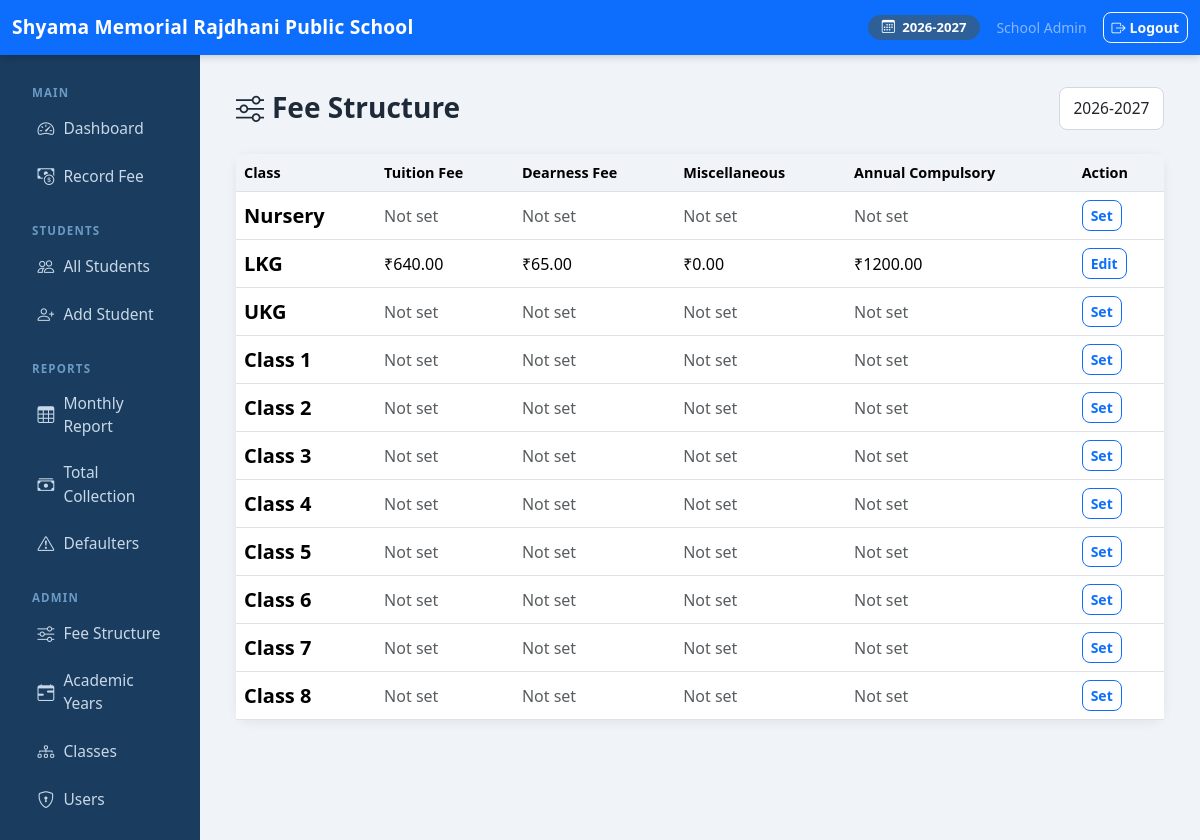
Screenshot of /fees/structure/ (signed in) with the database file from the repository.
### students/models.py (models this page shows, shortened)
class AcademicYear(models.Model):
    name = models.CharField(max_length=20, unique=True)  # e.g. "2026-2027"
    start_date = models.DateField()
    end_date = models.DateField()
    is_current = models.BooleanField(default=False)
    class Meta:
        ordering = ['-start_date']
    @classmethod
    def get_current(cls):
        return cls.objects.filter(is_current=True).first()

class SchoolClass(models.Model):
    name = models.CharField(max_length=50, unique=True)  # e.g. "Class 1", "Class 5A"
    order = models.PositiveSmallIntegerField(default=0)
    class Meta:
        ordering = ['order', 'name']

### accounts/models.py (models this page shows, shortened)
class CustomUser(AbstractUser):
    ROLE_ADMIN = 'admin'
    ROLE_TEACHER = 'teacher'
    ROLE_CHOICES = [
        (ROLE_ADMIN, 'Admin'),
        (ROLE_TEACHER, 'Teacher'),
    ]
    role = models.CharField(max_length=10, choices=ROLE_CHOICES, default=ROLE_TEACHER)
    def is_admin(self):
        return self.role == self.ROLE_ADMIN

### fees/models.py (models this page shows, shortened)
class FeeStructure(models.Model):
    academic_year = models.ForeignKey(AcademicYear, on_delete=models.CASCADE, related_name='fee_structures')
    school_class = models.ForeignKey(SchoolClass, on_delete=models.CASCADE, related_name='fee_structures')
    tuition_fee = models.DecimalField(max_digits=10, decimal_places=2, default=0)
    dearness_fee = models.DecimalField(max_digits=10, decimal_places=2, default=0)
    miscellaneous_fee = models.DecimalField(max_digits=10, decimal_places=2, default=0)
    annual_compulsory = models.DecimalField(max_digits=10, decimal_places=2, default=0)
    class Meta:
        unique_together = [('academic_year', 'school_class')]

### fees/views.py (the view)
# urls.py: path('structure/', views.fee_structure_list, name='structure_list'),
@login_required
@admin_required
def fee_structure_list(request):
    year = AcademicYear.get_current()
    year_id = request.GET.get('year_id', '')
    if year_id:
        year = get_object_or_404(AcademicYear, pk=year_id)
    classes = SchoolClass.objects.all()
    structures = {s.school_class_id: s for s in FeeStructure.objects.filter(academic_year=year)}
    all_years = AcademicYear.objects.all()
    return render(request, 'fees/structure_list.html', {
        'classes': classes, 'structures': structures, 'year': year, 'all_years': all_years,
    })

### fees/templatetags/fees_tags.py (called while the page is built)
@register.simple_tag
def current_year_display():
    year = AcademicYear.get_current()
    return year.name if year else 'No Active Year'

@register.filter
def get_item(dictionary, key):
    return dictionary.get(key)

### templates/fees/structure_list.html (shortened to what this page needs)
{% extends "base.html" %}
{% load fees_tags %}
{% block content %}
<div class="d-flex justify-content-between align-items-center mb-4 flex-wrap gap-2">
  <h3 class="fw-bold mb-0"><i class="bi bi-sliders me-2"></i>Fee Structure</h3>
  <form method="get" class="d-flex gap-2 align-items-center">
    <select name="year_id" class="form-select" onchange="this.form.submit()">
      {% for y in all_years %}<option value="{{ y.pk }}" {% if y == year %}selected{% endif %}>{{ y.name }}</option>{% endfor %}
    </select>
  </form>
</div>
<div class="card">
  <div class="table-responsive">
    <table class="table table-hover mb-0">
      <thead><tr><th>Class</th><th>Tuition Fee</th><th>Dearness Fee</th><th>Miscellaneous</th><th>Annual Compulsory</th><th>Action</th></tr></thead>
      <tbody>
        {% for c in classes %}
        {% with s=structures|get_item:c.pk %}
        <tr>
          <td class="fw-semibold fs-5">{{ c.name }}</td>
          <td>{% if s %}₹{{ s.tuition_fee }}{% else %}<span class="text-muted">Not set</span>{% endif %}</td>
          <td>{% if s %}₹{{ s.dearness_fee }}{% else %}<span class="text-muted">Not set</span>{% endif %}</td>
          <td>{% if s %}₹{{ s.miscellaneous_fee }}{% else %}<span class="text-muted">Not set</span>{% endif %}</td>
          <td>{% if s %}₹{{ s.annual_compulsory }}{% else %}<span class="text-muted">Not set</span>{% endif %}</td>
          <td><a href="{% url 'fees:structure_edit' year.pk c.pk %}" class="btn btn-outline-primary btn-sm">{% if s %}Edit{% else %}Set{% endif %}</a></td>
        </tr>
        {% endwith %}
        {% empty %}
        <tr><td colspan="5" class="text-center text-muted py-4">No classes found. <a href="{% url 'students:class_add' %}">Add a class</a> first.</td></tr>
        {% endfor %}
      </tbody>
    </table>
  </div>
</div>
{% endblock %}

### templates/base.html (shortened to what this page needs)
<!DOCTYPE html>
<html lang="en">
<head>
  <link href="https://cdn.jsdelivr.net/npm/bootstrap@5.3.3/dist/css/bootstrap.min.css" rel="stylesheet">
  <link href="https://cdn.jsdelivr.net/npm/bootstrap-icons@1.11.3/font/bootstrap-icons.min.css" rel="stylesheet">
</head>
<body>
{% if user.is_authenticated %}
<nav class="navbar navbar-dark bg-primary no-print">
  <div class="container-fluid">
    <span class="navbar-brand">Shyama Memorial Rajdhani Public School</span>
    <div class="d-flex align-items-center gap-3">
      {% with year=request.session.current_year %}
      <span class="year-badge">
        <i class="bi bi-calendar3 me-1"></i>
        {% load fees_tags %}{% current_year_display %}
      </span>
      {% endwith %}
      <span class="text-white-50 small">{{ user.get_full_name|default:user.username }}</span>
      <a href="{% url 'accounts:logout' %}" class="btn btn-outline-light btn-sm">
        <i class="bi bi-box-arrow-right me-1"></i>Logout
      </a>
    </div>
  </div>
</nav>
<div class="container-fluid">
  <div class="row">
    <div class="col-md-2 sidebar no-print py-3">
      <div class="sidebar-heading">Main</div>
      <ul class="nav flex-column">
        <li class="nav-item">
          <a class="nav-link {% if request.resolver_match.url_name == 'dashboard' %}active{% endif %}" href="{% url 'fees:dashboard' %}">
            <i class="bi bi-speedometer2"></i> Dashboard
          </a>
        </li>
        <li class="nav-item">
          <a class="nav-link {% if 'fee_entry' in request.resolver_match.url_name %}active{% endif %}" href="{% url 'fees:fee_entry_select' %}">
            <i class="bi bi-cash-coin"></i> Record Fee
          </a>
        </li>
      </ul>
      <div class="sidebar-heading mt-2">Students</div>
      <ul class="nav flex-column">
        <li class="nav-item">
          <a class="nav-link" href="{% url 'students:list' %}">
            <i class="bi bi-people"></i> All Students
          </a>
        </li>
        <li class="nav-item">
          <a class="nav-link" href="{% url 'students:add' %}">
            <i class="bi bi-person-plus"></i> Add Student
          </a>
        </li>
      </ul>
      <div class="sidebar-heading mt-2">Reports</div>
      <ul class="nav flex-column">
        <li class="nav-item">
          <a class="nav-link" href="{% url 'fees:monthly_report' %}">
            <i class="bi bi-table"></i> Monthly Report
          </a>
        </li>
        <li class="nav-item">
          <a class="nav-link" href="{% url 'fees:total_collection' %}">
            <i class="bi bi-cash-stack"></i> Total Collection
          </a>
        </li>
        <li class="nav-item">
          <a class="nav-link" href="{% url 'fees:defaulters' %}">
            <i class="bi bi-exclamation-triangle"></i> Defaulters
          </a>
        </li>
      </ul>
      {% if user.is_admin %}
      <div class="sidebar-heading mt-2">Admin</div>
      <ul class="nav flex-column">
        <li class="nav-item">
          <a class="nav-link" href="{% url 'fees:structure_list' %}">
            <i class="bi bi-sliders"></i> Fee Structure
          </a>
        </li>
        <li class="nav-item">
          <a class="nav-link" href="{% url 'students:year_list' %}">
            <i class="bi bi-calendar-range"></i> Academic Years
          </a>
        </li>
        <li class="nav-item">
          <a class="nav-link" href="{% url 'students:class_list' %}">
            <i class="bi bi-diagram-3"></i> Classes
          </a>
        </li>
        <li class="nav-item">
          <a class="nav-link" href="{% url 'accounts:user_list' %}">
            <i class="bi bi-shield-lock"></i> Users
          </a>
        </li>
      </ul>
      {% endif %}
    </div>
    <div class="col-md-10 main-content">
      {% block content %}{% endblock %}
    </div>
  </div>
</div>
{% else %}
{% block full_content %}{% endblock %}
{% endif %}
</body>
</html>

### templates/base.html (style rules this page uses)
body { font-size: 1rem; background: #f0f4f8; color: #1e2a38; }
a { text-decoration: none; }
.navbar { box-shadow: 0 2px 8px rgba(0,0,0,.18); }
.navbar-brand { font-weight: 700; font-size: 1.2rem; letter-spacing: .01em; }
.sidebar { min-height: calc(100vh - 56px); background: #1a3c5e; }
.sidebar .nav-link { color: #c8d8e8; font-size: .97rem; padding: .6rem 1.1rem; border-radius: 7px; margin: 2px 8px; display: flex; align-items: center; gap: 9px; transition: background .15s; }
.sidebar .nav-link i { font-size: 1.05rem; flex-shrink: 0; }
.sidebar-heading { color: #6b9ac4; font-size: .72rem; font-weight: 700; letter-spacing: .1em; padding: .8rem 1.25rem .2rem; text-transform: uppercase; }
.main-content { padding: 2rem 2.25rem; }
.card { border: none; border-radius: 14px; box-shadow: 0 2px 12px rgba(0,0,0,.07); }
.form-control, .form-select { border-radius: 8px; border: 1.5px solid #d1d9e0; padding: .55rem .85rem; font-size: .97rem; background: #fff; transition: border-color .15s, box-shadow .15s; }
.btn { border-radius: 8px; font-weight: 600; }
.table th { font-weight: 600; background: #f0f4f8; font-size: .9rem; }
.table td { vertical-align: middle; }
.year-badge { background: #2d6099; color: #fff; border-radius: 20px; padding: 3px 14px; font-size: .82rem; font-weight: 600; }

### rows the page displays
AcademicYear: name "2026-2027"
CustomUser: get_full_name "School Admin"
SchoolClass: name "Nursery", shows "Not set", shows "Set"
SchoolClass: name "LKG", shows "Edit"
FeeStructure: tuition_fee "640.00", dearness_fee "65.00", miscellaneous_fee "0.00", annual_compulsory "1200.00"
SchoolClass: name "UKG", shows "Not set", shows "Set"
SchoolClass: name "Class 1", shows "Not set", shows "Set"
SchoolClass: name "Class 2", shows "Not set", shows "Set"
SchoolClass: name "Class 3", shows "Not set", shows "Set"
SchoolClass: name "Class 4", shows "Not set", shows "Set"
SchoolClass: name "Class 5", shows "Not set", shows "Set"
SchoolClass: name "Class 6", shows "Not set", shows "Set"
SchoolClass: name "Class 7", shows "Not set", shows "Set"
SchoolClass: name "Class 8", shows "Not set", shows "Set"

### other values shown
form field year_id "2026-2027"
